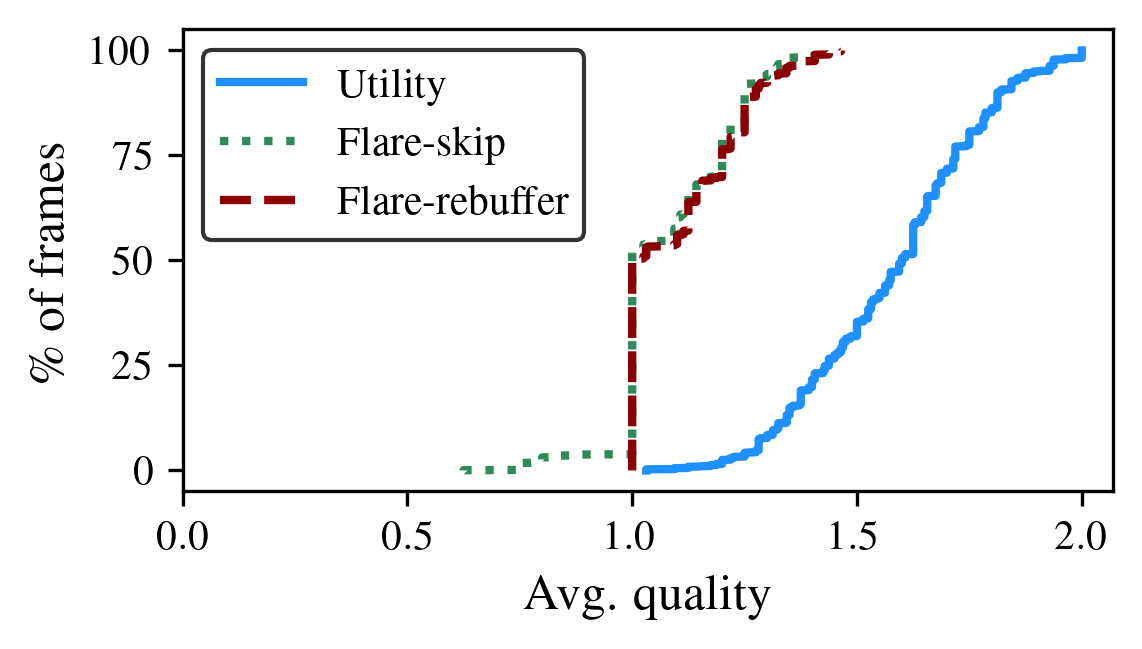

This figure's Python source:


import re
import matplotlib.pyplot as plt
import numpy as np
import sys


plt.rcParams.update({
    "text.usetex": True,
    "font.family": "Times",
    "font.sans-serif": ["Times"]})


def main():

    if len(sys.argv) < 3:
        print("Usage error: python3 viewport_quality tile_per_frame_userN recv_log1 recv_log2 ... recv_logN ")
        sys.exit(1)

    ground_truth = {}
    for line in open(sys.argv[1]).readlines():
        data = line.split(":")
        frame = int(data[0])
        tiles = data[1].replace("[", "").replace("]\n", "").split(",")
        tiles_list = []
        for tile in tiles:
            tiles_list.append(int(tile))
        ground_truth[frame] = tiles_list

    recv_logs = []
    for i in range(2, len(sys.argv)):
        recv_logs.append(sys.argv[i])
    recv_chunk_quality = {}
    for recv_log in recv_logs:
        recv_chunk_quality[recv_log] = {}
        for line in open(recv_log).readlines():
            if "chunk" in line:
                continue
            data = line.split()
            chunk_id = int(data[0])
            tile_id = int(data[1])
            quality = int(data[2])
            recv_chunk_quality[recv_log][str(
                chunk_id)+"_"+str(tile_id)] = quality

    skipped_tiles = {}
    for recv_log in recv_logs:
        skipped_tiles[recv_log] = {}
        for line in open(recv_log.replace("recv_", "play_"), "r").readlines():
            if "frame" in line:
                continue
            data = line.split()
            if len(data) == 4:
                frame = int(data[0])
                skipped_tiles[recv_log][frame] = []
                for tile in data[3].split(","):
                    skipped_tiles[recv_log][frame].append(int(tile))

    vp_quality_avg = {}

    for recv_log in recv_chunk_quality:
        vp_quality_avg[recv_log] = []
        for frame in sorted(ground_truth):
            if frame > 1475:
                continue
            chunk_id = int(((frame-1) / 25)) + 1
            quality_sum = 0.
            total_tiles = 0.
            for tile in ground_truth[frame]:
                key = str(chunk_id)+"_"+str(tile)
                # if frame not received, add bg quality.
                if recv_chunk_quality[recv_log].get(key) is None:
                    if "5.5_flare" in recv_log:
                        quality_sum += 0
                    else:
                        quality_sum += 1
                else:  # if frame is received then add quality.
                    if skipped_tiles[recv_log].get(frame) is None or tile not in skipped_tiles[recv_log][frame]:
                        quality_sum += recv_chunk_quality[recv_log][key]
                    else:
                        if "5.5_flare" in recv_log:
                            quality_sum += 0
                        else:
                            quality_sum += 1
                total_tiles += 1.
            if total_tiles != 0:
                vp_quality_avg[recv_log].append(quality_sum/total_tiles)

    bw = [100, 100, 100, 100]
    delay = [0, 20, 40, 100]
    colors = ['dodgerblue', 'seagreen', 'darkred']
    styles = ['-', ':', '--']
    labels = ["Utility", "Flare-skip", "Flare-rebuffer"]

    plt.figure(figsize=(4, 2))
    plt.tight_layout()
    c = 0
    for f in recv_logs:
        print(f)
        label = str(bw[c])+"mbps_"+str(delay[c])+"ms"
        sorted_data = np.sort(vp_quality_avg[f])
        yvals = np.arange(len(sorted_data)) * 100.0 / \
            float(len(sorted_data) - 1)
        print(np.percentile(vp_quality_avg[f], 50))
        plt.plot(sorted_data, yvals, linewidth=2,
                 linestyle=styles[c], color=colors[c], label=labels[c])
        c += 1

    plt.xticks(size=10)
    plt.yticks(size=10)
    plt.legend(loc='upper left', ncol=1, prop={'size': 10,
               'weight': 'bold'}, edgecolor="black")
    plt.ylabel('\% of frames', size=12)
    plt.xlabel('Avg. quality', size=12)
    # plt.ylim(.93,1.01)
    plt.xlim(0)
    # plt.show()
    plt.savefig("viewport_quality.png", bbox_inches='tight', dpi=300)


# how often user change, how many tiles.
if __name__ == "__main__":
    main()
